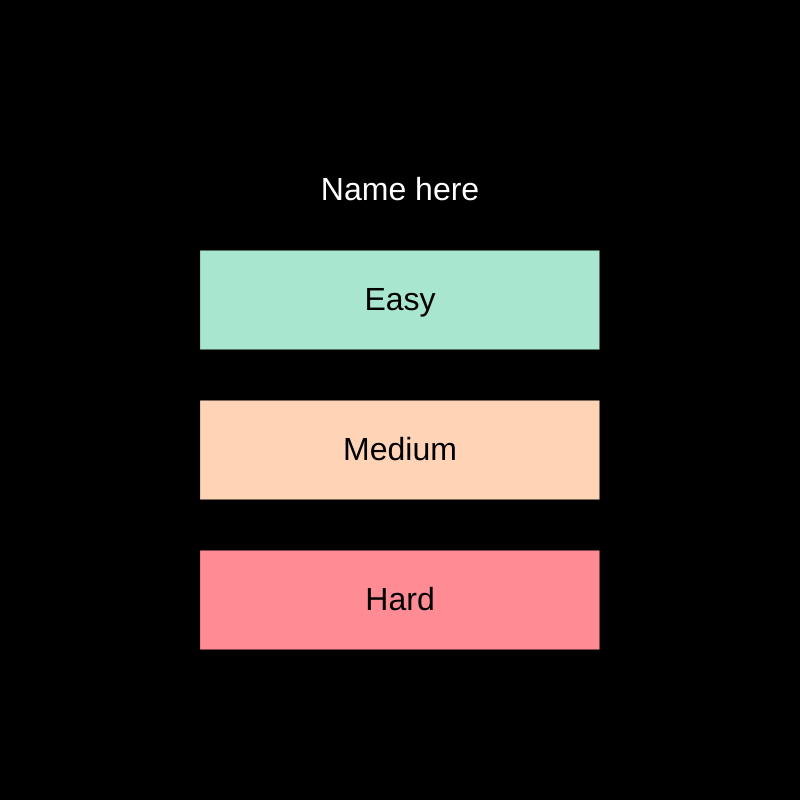
Frame 1 (no input)
Frame 60 (no input): identical to frame 1, image omitted
Frame 120 (the mouse pressed at the canvas centre since frame 60): identical to frame 1, image omitted

The p5.js sketch that drew this single still picture (run headless with seeded random() and noise() and a simulated clock; from frame 60 on, the mouse is pressed at the canvas centre):

// p5.js sketch
// ── sketch.js
let state = 'start';
let playerX = 400;
let playerY = 400;
let playerHealth;
let enemyArray = [];
let score = 0;
let highScore = 0;
let bulletSpeed = 10;
let bulletDamage = 10;
let bulletArray = [];

function setup() {
    createCanvas(800,800);
    background(0);
    rectMode(CENTER);
    textAlign(CENTER);

    setInterval(spawnEnemy, 1500);
}

function draw() {
    if (state == 'start') {
        background(0);
        fill(255);
        textSize(32);
        text("Name here", 400, 200);
        fill('#A8E6CF');
        rect(400, 300, 400, 100);
        fill(0);
        text("Easy", 400, 310);
        fill('#FFD3B6');
        rect(400, 450, 400, 100);
        fill(0);
        text("Medium", 400, 460);
        fill('#FF8B94');
        rect(400, 600, 400, 100);
        fill(0);
        text("Hard", 400, 610);
    }
    else if (state == 'end') {
        background(0);
        fill(255);
        text("Final Score: " + score, 400, 200);
        text("High Score: " + highScore, 400, 300);
        fill('#22ff00');
        rect(400, 450, 400, 100);
        fill(0);
        text("Play Again", 400, 460);
    }
    else if (state == 'easy' || state == 'medium' || state == 'hard') { 
        background(0);
        fill(0, 0, 255);
        rect(playerX, playerY, 50, 50);
        fill(255);
        text("Score: " + score, 80, 50);
        text("Health: " + playerHealth, 700, 50);

        if (playerHealth <= 0) {
            state = 'end';
            if (score > highScore) {
                highScore = score;
            }
        }

        for (let i = enemyArray.length - 1; i >= 0; i--) {
            fill(255, 0, 0);
            rect(enemyArray[i].xPos, enemyArray[i].yPos, enemyArray[i].sizeValue, enemyArray[i].sizeValue);
        }

        for (let i = bulletArray.length - 1; i >= 0; i--) {
            fill(255, 255, 143);
            ellipse(bulletArray[i].xPos, bulletArray[i].yPos, bulletArray[i].sizeValue, bulletArray[i].sizeValue);
        }

        moveEnemy();
        movePlayer();
        moveBullet();
        checkCollision();


    }
}
    
function mouseClicked() {
    if (state == 'start') {
        if (mouseX > 200 && mouseX < 600) {
            if (mouseY > 250 && mouseY < 350) {
                state = 'easy';
                playerHealth = 100;
            }
            else if (mouseY > 400 && mouseY < 500) {
                state = 'medium';
                playerHealth = 80;
            }
            else if (mouseY > 550 && mouseY < 650) {
                state = 'hard';
                playerHealth = 50;
            }
        }
    }
    else if (state == 'easy' || state == 'medium' || state == 'hard') {
        spawnBullet();
    }
    else if (state == 'end') {
        if (mouseX > 200 && mouseX < 600 && mouseY > 350 && mouseY < 550) {
            state = 'start';
        }
    }
}

function spawnEnemy() {
    let edge = int(random(4));
    let tempX, tempY, temp;

    if (edge === 0) {
        tempX = random(width);
        tempY = 0;
    } else if (edge === 1) {
        tempX = width;
        tempY = random(height);
    } else if (edge === 2) {
        tempX = random(width);
        tempY = height;
    } else {
        tempX = 0;
        tempY = random(height);
    }

    if (state == 'easy') {
        temp = new enemy(int(random(1, 4)), int(random(1,4)), tempX, tempY, 50, int(random(1, 5)));
    }
    else if (state == 'medium') {
        temp = new enemy(int(random(4, 10)), int(random(4, 10)), tempX, tempY, int(random(40, 50)), int(random(5, 10)));
    }
    else if (state == 'hard') {
        temp = new enemy(int(random(15, 20)), int(random(15,20)), tempX, tempY, int(random(30, 40)), int(random(10, 25)));
    }

    enemyArray.push(temp);

}

function spawnBullet() {
    let xDiff = mouseX - playerX;
    let yDiff = mouseY - playerY;
    let angle = atan2(yDiff, xDiff);
    
    let temp = new bullet(bulletSpeed, bulletDamage, playerX, playerY, 10, angle); 
    bulletArray.push(temp);
}

function moveEnemy() {
    for (let i = enemyArray.length - 1; i >= 0; i--) {
        let xDiff = playerX - enemyArray[i].xPos;
        let yDiff = playerY - enemyArray[i].yPos;

        let angle = atan2(yDiff, xDiff);

        enemyArray[i].xPos += cos(angle) * enemyArray[i].speedValue;
        enemyArray[i].yPos += sin(angle) * enemyArray[i].speedValue;
    }
}

function movePlayer() {
     if (keyIsDown(UP_ARROW) && playerY > 25) { 
            playerY -= 3; 
        } 
        if (keyIsDown(DOWN_ARROW) && playerY < height - 25) { 
            playerY += 3; 
        } 
        if (keyIsDown(LEFT_ARROW) && playerX > 25) { 
            playerX -= 3; 
        } 
        if (keyIsDown(RIGHT_ARROW) && playerX < width - 25) { 
            playerX += 3; 
        }
}

function moveBullet() {
    for (let i = bulletArray.length - 1; i >= 0; i--) {
        bulletArray[i].xPos += cos(bulletArray[i].targetAngle) * bulletArray[i].speedValue; 
        bulletArray[i].yPos += sin(bulletArray[i].targetAngle) * bulletArray[i].speedValue; 
        

        if (bulletArray[i].xPos < 0 || bulletArray[i].xPos > width || bulletArray[i].yPos < 0 || bulletArray[i].yPos > height) {
            bulletArray.splice(i, 1);
        }
    }
}
function checkCollision() {
    for (let i = enemyArray.length - 1; i >= 0; i--) {
        if (dist(playerX, playerY, enemyArray[i].xPos, enemyArray[i].yPos) < 25) {
            playerHealth -= enemyArray[i].damageValue;
            enemyArray.splice(i, 1);
        }
        for (let j = bulletArray.length - 1; j >= 0; j--) {
            if (dist(bulletArray[j].xPos, bulletArray[j].yPos, enemyArray[i].xPos, enemyArray[i].yPos) < enemyArray[i].sizeValue / 2) {
                if (bulletArray[j].damageValue >= enemyArray[i].healthValue) {
                    enemyArray.splice(i, 1);
                    bulletArray.splice(j, 1);
                    if (state == 'easy') {
                        score += 1;
                    }
                    else if (state == 'medium') {
                        score += 3;
                    }
                    else if (state == 'hard') {
                        score += 5;
                    }
                    
                }
                else if (bulletArray[j].damageValue < enemyArray[i].healthValue) {
                    enemyArray[i].healthValue -= bulletArray[j].damageValue;
                    bulletArray.splice(j, 1);
                }
            }
        }
    }
}

class enemy {
    constructor(speed, damage, x, y, size, health) {
        this.speedValue = speed;
        this.damageValue = damage;
        this.xPos = x;
        this.yPos = y;
        this.sizeValue = size;
        this.healthValue = health;
    }
}

class bullet {
    constructor(speed, damage, x, y, size, angle) {
        this.speedValue = speed;
        this.damageValue = damage;
        this.xPos = x;
        this.yPos = y;
        this.sizeValue = size;
        this.targetAngle = angle;
    }
}
